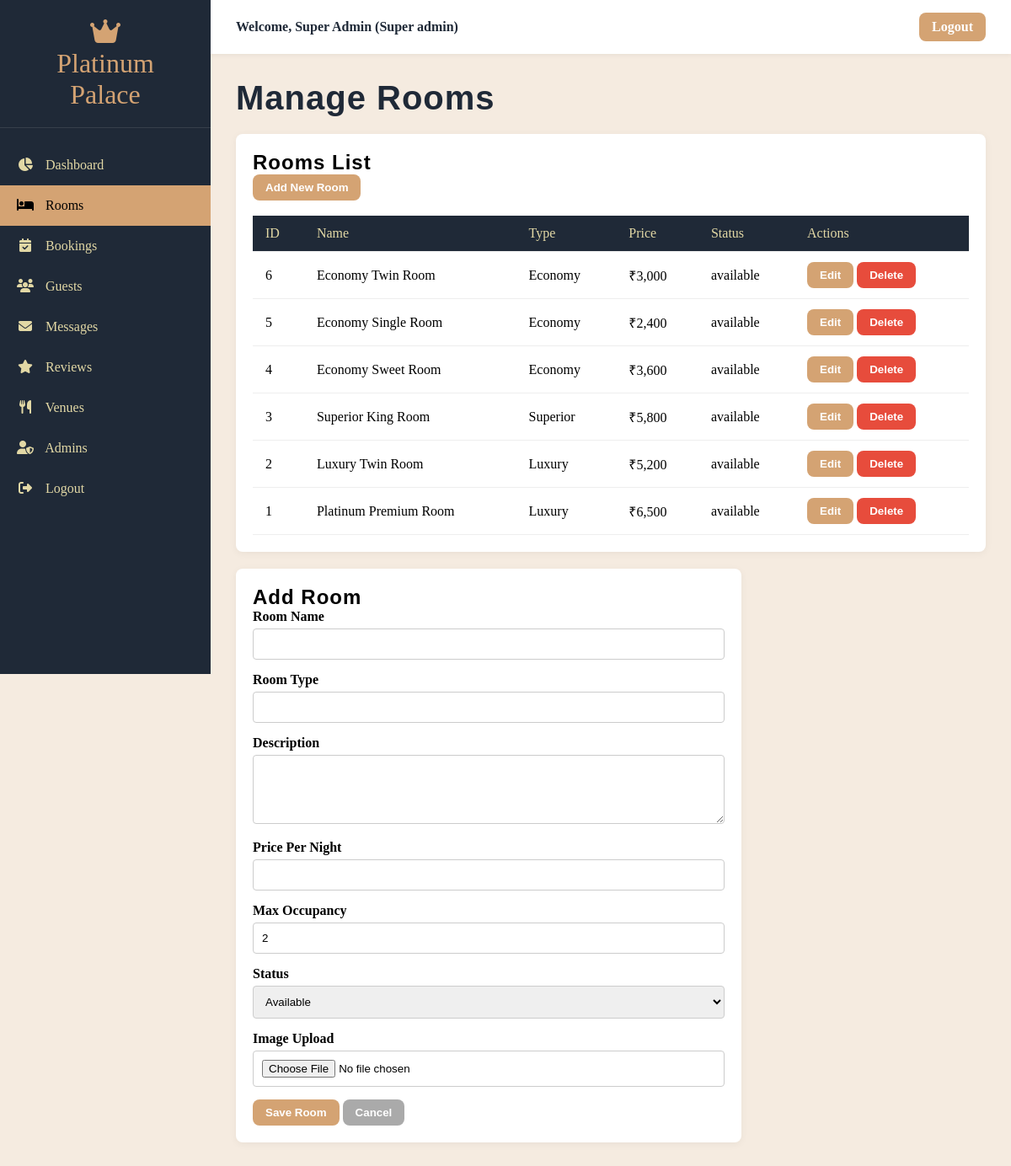
Page /admin/manage_rooms.php (signed in) on the committed database.
### tables this page shows
CREATE TABLE rooms (
    room_id INT AUTO_INCREMENT PRIMARY KEY,
    room_name VARCHAR(100) NOT NULL,        
    room_type VARCHAR(50),                  
    description TEXT,
    price_per_night DECIMAL(10,2) NOT NULL,
    max_occupancy INT DEFAULT 2,
    image_path VARCHAR(255),                
    status ENUM('available','occupied','maintenance') DEFAULT 'available'
);

### admin/manage_rooms.php (the view, shortened to what this page needs)
<?php
include '../db.php';
include 'includes/admin_header.php';
$rooms = $conn->query("SELECT * FROM rooms ORDER BY room_id DESC");
?>
<h1>Manage Rooms</h1>
<div class="card">
    <h2>Rooms List</h2>
    <button class="btn" onclick="document.getElementById('roomForm').scrollIntoView(); clearForm();">Add New Room</button>
    <br><br>
    <table class="admin-table">
        <tr>
            <th>ID</th>
            <th>Name</th>
            <th>Type</th>
            <th>Price</th>
            <th>Status</th>
            <th>Actions</th>
        </tr>
        <?php while($r = $rooms->fetch_assoc()): ?>
        <tr>
            <td><?= $r['room_id'] ?></td>
            <td><?= htmlspecialchars($r['room_name']) ?></td>
            <td><?= htmlspecialchars($r['room_type']) ?></td>
            <td>₹<?= number_format($r['price_per_night']) ?></td>
            <td><?= htmlspecialchars($r['status']) ?></td>
            <td>
                <button class="btn" onclick="editRoom(<?= htmlspecialchars(json_encode($r)) ?>)">Edit</button>
                <form method="POST" style="display:inline;" onsubmit="return confirm('Are you sure you want to delete this room?');">
                    <button type="submit" class="btn btn-danger">Delete</button>
                </form>
            </td>
        </tr>
        <?php endwhile; ?>
    </table>
</div>
<div class="card" id="roomForm" style="max-width: 600px;">
    <h2 id="formTitle">Add Room</h2>
    <form method="POST" enctype="multipart/form-data">
        <div class="form-group">
            <label>Room Name</label>
            <input type="text" name="room_name" id="f_room_name" required>
        </div>
        <div class="form-group">
            <label>Room Type</label>
            <input type="text" name="room_type" id="f_room_type">
        </div>
        <div class="form-group">
            <label>Description</label>
            <textarea name="description" id="f_description" rows="4"></textarea>
        </div>
        <div class="form-group">
            <label>Price Per Night</label>
            <input type="number" step="0.01" name="price_per_night" id="f_price" required>
        </div>
        <div class="form-group">
            <label>Max Occupancy</label>
            <input type="number" name="max_occupancy" id="f_max_occupancy" value="2" required>
        </div>
        <div class="form-group">
            <label>Status</label>
            <select name="status" id="f_status">
                <option value="available">Available</option>
            </select>
        </div>
        <div class="form-group">
            <label>Image Upload</label>
            <input type="file" name="image" accept="image/*">
        </div>
        <button type="submit" name="save_room" class="btn">Save Room</button>
        <button type="button" class="btn" style="background:#aaa;" onclick="clearForm()">Cancel</button>
    </form>
</div>
<?php include 'includes/admin_footer.php'; ?>

### admin/admin.css (style rules this page uses)
* { margin: 0; padding: 0; box-sizing: border-box; }
:root { --bg-cream: #F5EBE0; --primary-accent: #D4A373; --dark-bg: #1f2937; --dark-hover: black; --secondary-accent: #E2D8A5; --card-white: #ffffff; }
body { background-color: var(--bg-cream); display: flex; min-height: 100vh; }
.admin-content h1 { color: var(--dark-bg); margin-bottom: 20px; font-size: 2.5em; }
.card { background-color: var(--card-white); padding: 20px; border-radius: 8px; box-shadow: 0 2px 10px rgba(0,0,0,0.05); margin-bottom: 20px; }
.admin-table { width: 100%; border-collapse: collapse; }
.admin-table th, .admin-table td { padding: 12px 15px; text-align: left; border-bottom: 1px solid #eee; }
.admin-table th { background-color: var(--dark-bg); color: var(--secondary-accent); font-weight: normal; }
.btn { display: inline-block; padding: 8px 15px; background-color: var(--primary-accent); color: white; text-decoration: none; border: none; border-radius: 8px; font-weight: bold; cursor: pointer; transition: 0.3s; }
.btn-danger { background-color: #e74c3c; }
.form-group { margin-bottom: 15px; }
.form-group label { display: block; margin-bottom: 5px; font-weight: bold; }
.form-group input, .form-group select, .form-group textarea { width: 100%; padding: 10px; border: 1px solid #ccc; border-radius: 4px; }
h1, h2, h3, h4, h5, h6 { font-family: 'Plus Jakarta Sans', sans-serif !important; letter-spacing: 1px; }

### rows in the picture
rooms: room_id "6", room_name "Economy Twin Room", room_type "Economy", price_per_night "3,000", status "available"
rooms: room_id "5", room_name "Economy Single Room", room_type "Economy", price_per_night "2,400", status "available"
rooms: room_id "4", room_name "Economy Sweet Room", room_type "Economy", price_per_night "3,600", status "available"
rooms: room_id "3", room_name "Superior King Room", room_type "Superior", price_per_night "5,800", status "available"
rooms: room_id "2", room_name "Luxury Twin Room", room_type "Luxury", price_per_night "5,200", status "available"
rooms: room_id "1", room_name "Platinum Premium Room", room_type "Luxury", price_per_night "6,500", status "available"

### other values in the picture
$_SESSION['admin_name'] "Super Admin"
str_replace('_', ' ', $_SESSION['admin_role']) "Super admin"
